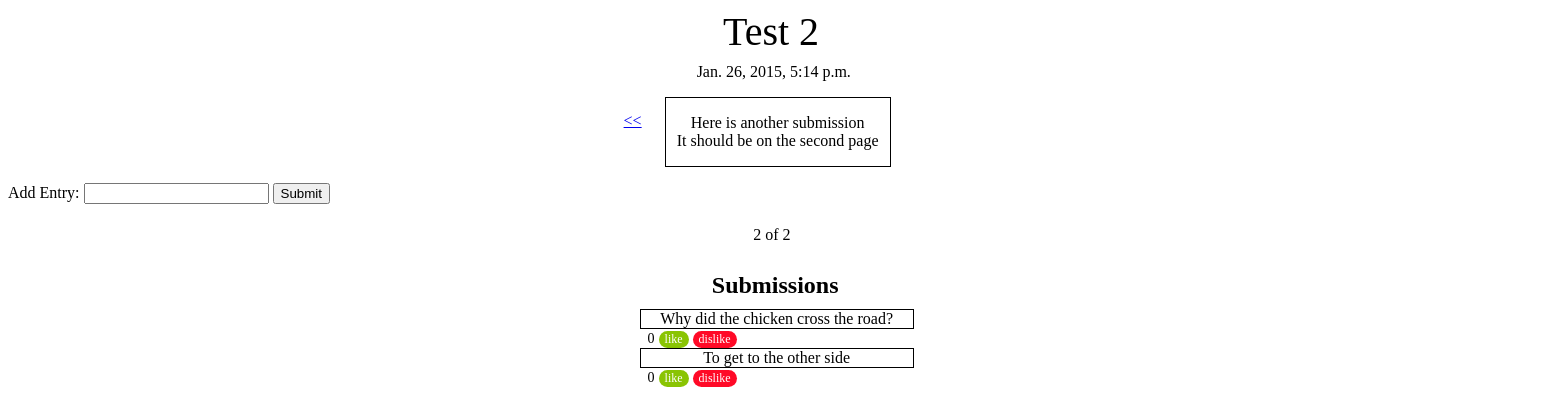
Before: /?page=2 with the older database file.
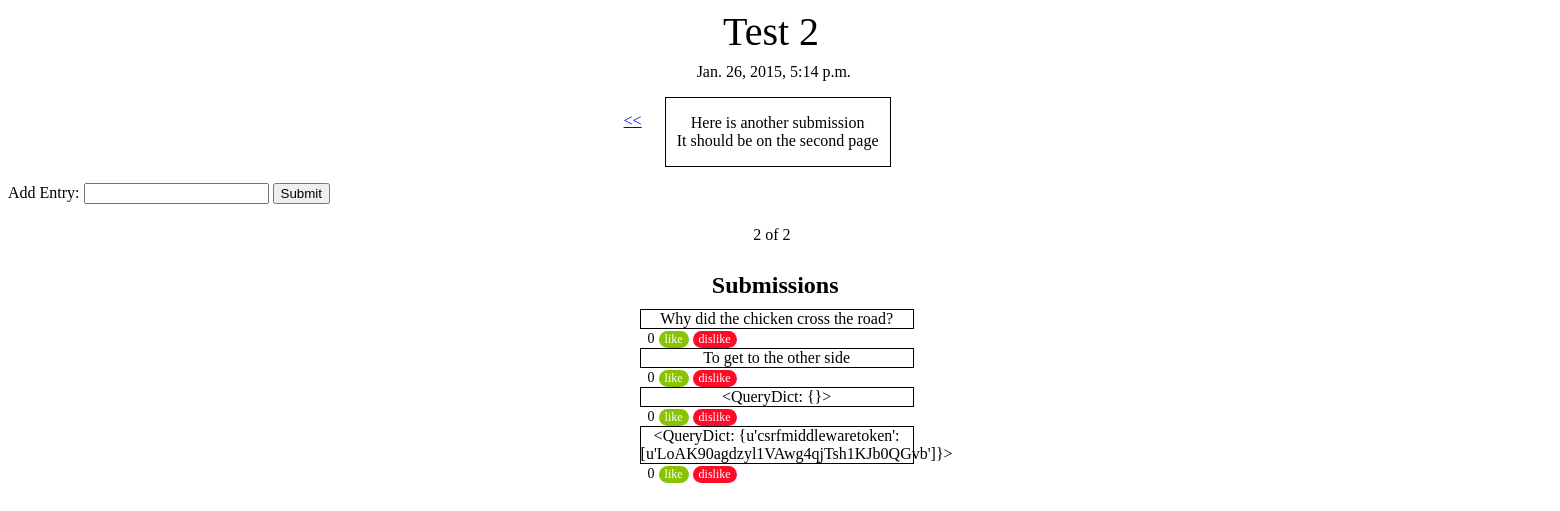
After: the same page with the newer database file.
### blogapp/models.py (models this page shows, shortened)
class Story(models.Model):
    title = models.CharField(max_length=140)
    body = models.TextField()
    date = models.DateTimeField()

class Submission(models.Model):
    story = models.ForeignKey(Story)
    text = models.CharField(max_length=140)
    votes = models.IntegerField(default=0)
    date = models.DateTimeField()

### blogapp/views.py (the view)
# urls.py: url(r'^$', views.main, name='main'),
def main(request):
    stories = Story.objects.all().order_by('-date')
    submissions = Submission.objects.all()
    paginator = Paginator(stories, 1)
    try:
        page = int(request.GET.get("page", '1'))
    except ValueError:
        page = 1
    try:
        stories = paginator.page(page)
    except (InvalidPage, EmptyPage):
        stories = paginator.page(paginator.num_pages)
    return render(request, 'blogapp/main.html', dict(stories=stories, submissions=submissions))

### blogapp/templates/blogapp/main.html (shortened to what this page needs)
{% load staticfiles %}
<!DOCTYPE html>
<html>
<head lang="en">
    <link rel="stylesheet" type="text/css" href="{% static 'blogapp/style.css' %}" />
</head>
<body>
    <div id="story">
        {% for story in stories %}
            <div class="title">
                <div class= "title_text"> {{ story.title }} </div>
            </div>
                <ul>
                    <div class="time">{{ story.date }}</div>
                    <div class="body">{{ story.body|linebreaks }}</div>
                </ul>
            <div class= "submissions">
                <div class= "submission_title">
                    <h1> Submissions </h1>
                </div>
                {% for submission in submissions %}
                    {% ifequal submission.story.pk story.pk %}
                        <div class= "submission_box">
                            <div class= "text"> {{submission.text}}</div>
                        </div>
                        <div class="votes">{{ submission.votes }}</div>
                        <form action="" style="display:inline-block;" method="post">
                            <input id="like" class="like" type="button" value="like">
                        </form>
                        <form action="" style="display:inline-block;" method="post">
                            <input id="dislike" class="dislike" type="button" value="dislike"/>
                        </form>
                    {% endifequal %}
                {% endfor %}
            </div>
        {% endfor %}
<form action='submission/' method='post'>{% csrf_token %}
<p> Add Entry: <input type= "text" name="submission">
<input type='submit' value='Submit' />
</form>
        {% if stories.object_list and stories.paginator.num_pages > 1 %}
        <div class="pagination" style="margin-top: 20px; margin-left: -20px; ">
            <span class="step-links">
                {% if stories.has_previous %}
                    <div class= "newer_entries">
                    <a href= "?page={{ stories.previous_page_number }}"> &lt;&lt; </a>
                    </div>
                {% endif %}
                <span class="current">
                    <div class= "current">
                    &nbsp;{{ stories.number }} of {{ stories.paginator.num_pages }}
                    </div>
                </span>
            </span>
        </div>
        {% endif %}
    </div>
</body>
</html>

Changed rows visible on the page:
added Submission: text "<QueryDict: {}>", votes "0"
added Submission: text "<QueryDict: {u'csrfmiddlewaretoken': [u'LoAK90agdzyl1VAwg4qjTsh1KJb0QGvb']}>", votes "0"
